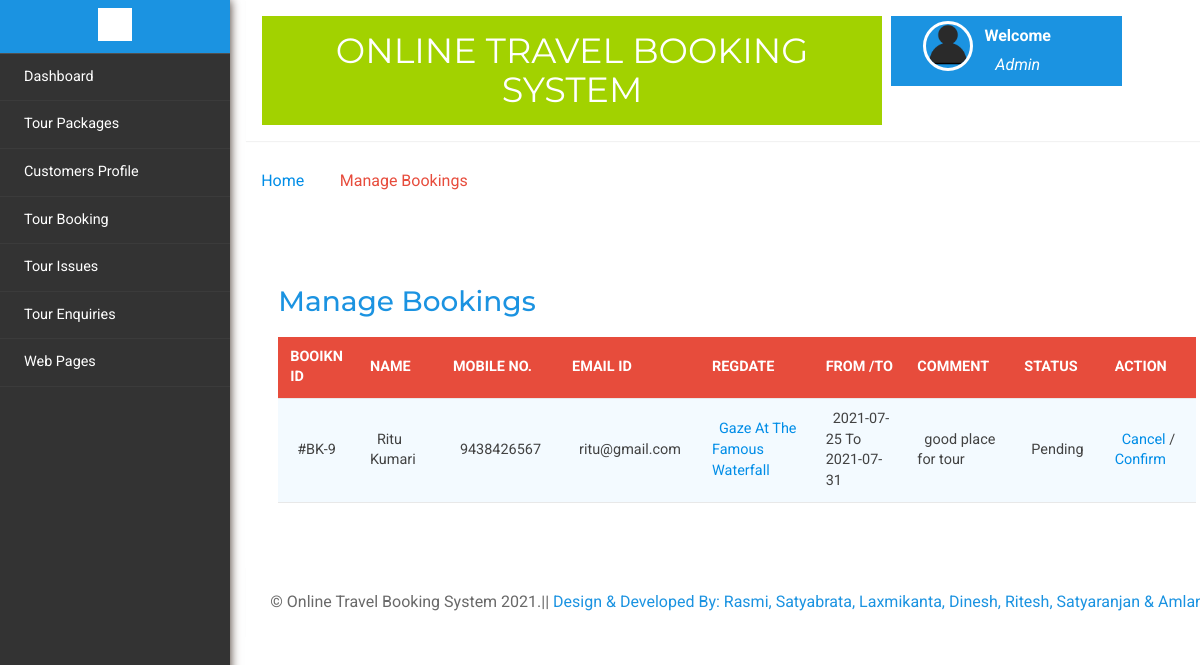
The app's page /manage-bookings.php (signed in) with its own data.
### tables this page shows
CREATE TABLE IF NOT EXISTS `tblusers` (
  `id` int(11) NOT NULL AUTO_INCREMENT,
  `FullName` varchar(100) DEFAULT NULL,
  `MobileNumber` char(10) DEFAULT NULL,
  `EmailId` varchar(70) DEFAULT NULL,
  `Password` varchar(100) DEFAULT NULL,
  `RegDate` timestamp NULL DEFAULT CURRENT_TIMESTAMP,
  `UpdationDate` timestamp NULL DEFAULT NULL,
  PRIMARY KEY (`id`),
  KEY `EmailId` (`EmailId`),
  KEY `EmailId_2` (`EmailId`)
);

CREATE TABLE IF NOT EXISTS `tblbooking` (
  `BookingId` int(11) NOT NULL AUTO_INCREMENT,
  `PackageId` int(11) DEFAULT NULL,
  `UserEmail` varchar(100) DEFAULT NULL,
  `FromDate` varchar(100) DEFAULT NULL,
  `ToDate` varchar(100) DEFAULT NULL,
  `Comment` mediumtext,
  `RegDate` timestamp NOT NULL DEFAULT CURRENT_TIMESTAMP ON UPDATE CURRENT_TIMESTAMP,
  `status` int(11) DEFAULT NULL,
  `CancelledBy` varchar(5) DEFAULT NULL,
  `UpdationDate` timestamp NOT NULL DEFAULT '0000-00-00 00:00:00',
  PRIMARY KEY (`BookingId`)
);

CREATE TABLE IF NOT EXISTS `tbltourpackages` (
  `PackageId` int(11) NOT NULL AUTO_INCREMENT,
  `PackageName` varchar(200) DEFAULT NULL,
  `PackageType` varchar(150) DEFAULT NULL,
  `PackageLocation` varchar(100) DEFAULT NULL,
  `PackagePrice` int(11) DEFAULT NULL,
  `PackageFetures` varchar(255) DEFAULT NULL,
  `PackageDetails` mediumtext,
  `PackageImage` varchar(100) DEFAULT NULL,
  `Creationdate` timestamp NULL DEFAULT CURRENT_TIMESTAMP,
  `UpdationDate` timestamp NULL DEFAULT NULL,
  PRIMARY KEY (`PackageId`)
);

### manage-bookings.php (the view, shortened to what this page needs)
<?php
include('includes/config.php');
if(strlen($_SESSION['alogin'])==0)
	{
header('location:index.php');
}
else{
	?>
<!DOCTYPE HTML>
<html>
<head>
<link href="css/bootstrap.min.css" rel='stylesheet' type='text/css' />
<link href="css/style.css" rel='stylesheet' type='text/css' />
<link rel="stylesheet" href="css/morris.css" type="text/css"/>
<link href="css/font-awesome.css" rel="stylesheet">
<link rel="stylesheet" type="text/css" href="css/table-style.css" />
<link rel="stylesheet" type="text/css" href="css/basictable.css" />
<link rel="stylesheet" href="css/icon-font.min.css" type='text/css' />
</head>
<body>
   <div class="page-container">
<div class="left-content">
	   <div class="mother-grid-inner">
				<?php include('includes/header.php');?>
				</div>
<ol class="breadcrumb">
                <li class="breadcrumb-item"><a href="index.html">Home</a><i class="fa fa-angle-right"></i>Manage Bookings</li>
            </ol>
<div class="agile-grids">
				<div class="agile-tables">
					<div class="w3l-table-info">
					  <h2>Manage Bookings</h2>
					    <table id="table">
						<thead>
						  <tr>
						  <th>Booikn id</th>
							<th>Name</th>
							<th>Mobile No.</th>
							<th>Email Id</th>
							<th>RegDate </th>
							<th>From /To </th>
							<th>Comment </th>
							<th>Status </th>
							<th>Action </th>
						  </tr>
						</thead>
						<tbody>
<?php $sql = "SELECT tblbooking.BookingId as bookid,tblusers.FullName as fname,tblusers.MobileNumber as mnumber,tblusers.EmailId as email,tbltourpackages.PackageName as pckname,tblbooking.PackageId as pid,tblbooking.FromDate as fdate,tblbooking.ToDate as tdate,tblbooking.Comment as comment,tblbooking.status as status,tblbooking.CancelledBy as cancelby,tblbooking.UpdationDate as upddate from tblusers join  tblbooking on  tblbooking.UserEmail=tblusers.EmailId join tbltourpackages on tbltourpackages.PackageId=tblbooking.PackageId";
$query = $dbh -> prepare($sql);
$query->execute();
$results=$query->fetchAll(PDO::FETCH_OBJ);
$cnt=1;
if($query->rowCount() > 0)
{
foreach($results as $result)
{				?>
						  <tr>
							<td>#BK-<?php echo htmlentities($result->bookid);?></td>
							<td><?php echo htmlentities($result->fname);?></td>
							<td><?php echo htmlentities($result->mnumber);?></td>
							<td><?php echo htmlentities($result->email);?></td>
							<td><a href="update-package.php?pid=<?php echo htmlentities($result->pid);?>"><?php echo htmlentities($result->pckname);?></a></td>
							<td><?php echo htmlentities($result->fdate);?> To <?php echo htmlentities($result->tdate);?></td>
								<td><?php echo htmlentities($result->comment);?></td>
								<td><?php if($result->status==0)
{
echo "Pending";
}
?></td>
<?php if($result->status==2)
{
	?><td>Cancelled</td>
<?php } else {?>
<td><a href="manage-bookings.php?bkid=<?php echo htmlentities($result->bookid);?>" onclick="return confirm('Do you really want to cancel booking')" >Cancel</a> / <a href="manage-bookings.php?bckid=<?php echo htmlentities($result->bookid);?>" onclick="return confirm('booking has been confirm')" >Confirm</a></td>
<?php }?>
						  </tr>
						 <?php $cnt=$cnt+1;} }?>
						</tbody>
					  </table>
					</div>
			</div>
<?php include('includes/footer.php');?>
</div>
</div>
						<?php include('includes/sidebarmenu.php');?>
							</div>
</body>
</html>
<?php } ?>

### css/table-style.css (style rules this page uses)
table { background: white; border-collapse: collapse; margin: 1.25em 0 0; width: 100%; }
table tr, table th, table td { border: none; border-bottom: 1px solid #e8e8e8; font-size: .95em; }
table th, table td { padding: 10px 12px; text-align: left; }
table th { background: #e74c3c; color: #fff; text-transform: uppercase; }
table tr td { background: #f3faff; color: #424242; }
table { width: 100%; }

### records on screen
tblusers: tblbooking.BookingId "9", FullName "Ritu Kumari", MobileNumber "9438426567", EmailId "ritu@gmail.com", tbltourpackages.PackageName "Gaze At The Famous Waterfall", tblbooking.FromDate "2021-07-25", tblbooking.ToDate "2021-07-31", tblbooking.Comment "good place for tour"
